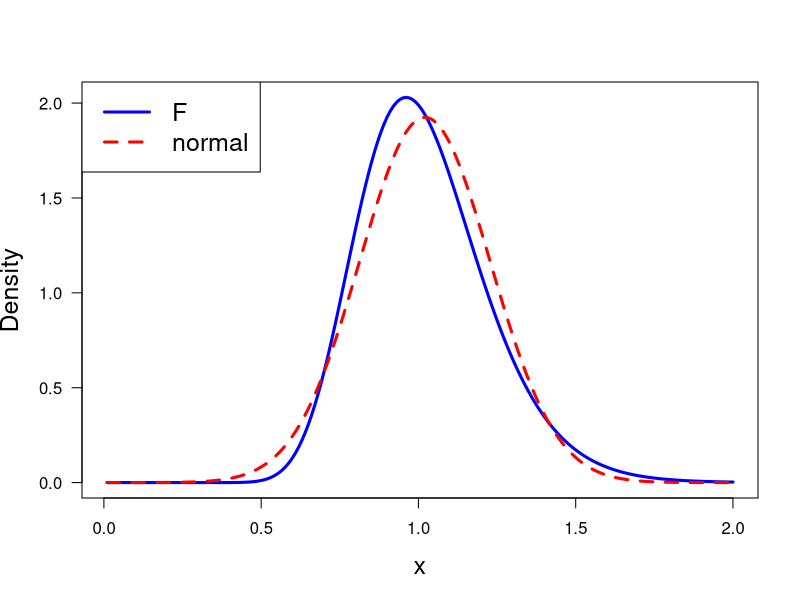

Generate this figure with R:
print('file: SolutionPDsPDFs-F-versus-Normal.R')
# EXERCISE & Solution: compare F & normal
dx=0.01; xarr = seq(dx,2,dx)
nu1=100; nu2=100   # degrees of freedom
fPDF = df(x=xarr,df1=nu1,df2=nu2);
mu = nu2/(nu2-2); print(c(round(mu,4),'mu'))
sigma = sqrt(2*nu2^2*(nu1+nu2-2)/nu1/(nu2-2)^2/(nu2-4)); print(c(round(sigma,4),'sigma'))
muEst = sum(xarr*fPDF)*dx; print(c(round(muEst,4),'muEst'))
sigEst = sqrt(sum((xarr-muEst)^2*fPDF)*dx); print(c(round(sigEst,4),'sigEst'))
N = dnorm(x=xarr,mean=mu,sd=sigma);
# png('ExerFandNormal220228.png',width=16,height=16,units='cm',res=300)
plot(xarr,fPDF,type='l',lwd=3,col='blue',xlab='x',ylab='Density',las=1,cex.lab=1.5)
lines(xarr,N,col='red',lwd=3,lty=2)
legend('topleft',legend=c('F','normal'),col=c('blue','red'),
       lty=c(1,2),lwd=c(3,3),cex=1.5)
# dev.off()